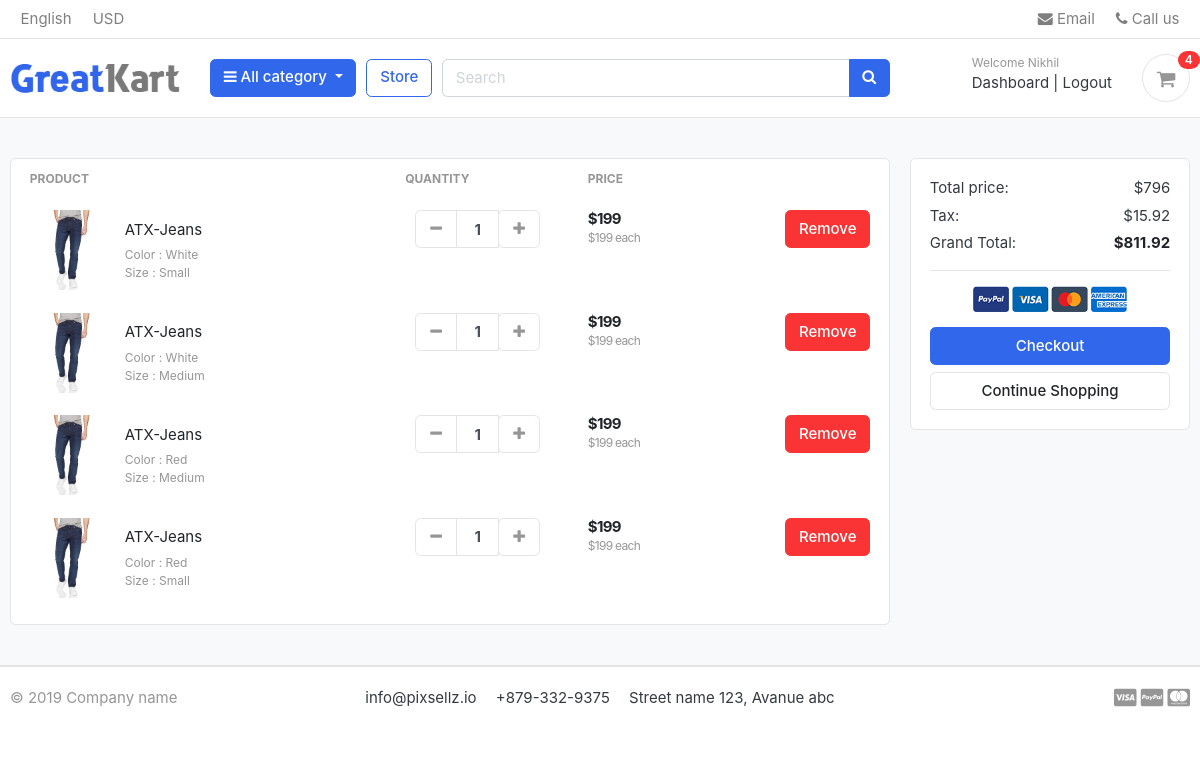
Screenshot of /cart/ (signed in) with the database file from the repository.
### accounts/models.py (models this page shows, shortened)
class Account(AbstractBaseUser):
    first_name      = models.CharField(max_length=50)
    last_name       = models.CharField(max_length=50)
    username        = models.CharField(max_length=50, unique=True)
    email           = models.EmailField(max_length=100, unique=True)
    phone_number    = models.CharField(max_length=50)
    date_joined     = models.DateTimeField(auto_now_add=True)
    last_login      = models.DateTimeField(auto_now_add=True)
    is_admin        = models.BooleanField(default=False)
    is_staff        = models.BooleanField(default=False)
    is_active       = models.BooleanField(default=False)
    is_superadmin   = models.BooleanField(default=False)
    USERNAME_FIELD = 'email'
    REQUIRED_FIELDS = ['username', 'first_name', 'last_name']
    objects = MyAccountManager()

### carts/models.py (models this page shows, shortened)
class CartItem(models.Model):
    user = models.ForeignKey(Account, on_delete=models.CASCADE, null=True)
    product = models.ForeignKey(Product, on_delete=models.CASCADE, null=True)
    variations = models.ManyToManyField(Variation, blank=True)
    cart = models.ForeignKey(Cart, on_delete=models.CASCADE, null=True)
    quantity = models.IntegerField()
    is_active = models.BooleanField(default=True)
    def sub_total(self):
        return self.product.price * self.quantity

### store/models.py (models this page shows, shortened)
class Product(models.Model):
    product_name      = models.CharField(max_length=200, unique= True)
    slug             = models.SlugField(max_length=200, unique= True)
    description       = models.TextField(max_length=500, blank=True)
    price             = models.IntegerField()
    images            = models.ImageField(upload_to = 'photos/products')
    stock             = models.IntegerField()
    is_available      = models.BooleanField(default= True)
    category          = models.ForeignKey(Category, on_delete= models.CASCADE)
    created_date      = models.DateTimeField(auto_now_add = True)
    modified_date     = models.DateTimeField(auto_now = True)
    def get_url(self):
        return reverse('product_detail', args=[self.category.slug, self.slug])

class Variation(models.Model):
    product                = models.ForeignKey(Product, on_delete = models.CASCADE)
    variation_category     = models.CharField(max_length=100, choices = variation_category_choice)
    variation_value        = models.CharField(max_length=100)
    is_active              = models.BooleanField(default=True)
    created_date           = models.DateTimeField(auto_now=True)
    objects = VariationManager()

### carts/views.py (the view)
# urls.py: path('', views.cart, name='cart'),
def cart(request, total=0, quantity=0, cart_items=None):
    try:
        tax = 0
        grand_total= 0
        if request.user.is_authenticated:
            cart_items = CartItem.objects.filter(user = request.user, is_active=True)
        else:
            cart = Cart.objects.get(cart_id=_cart_id(request))
            cart_items = CartItem.objects.filter(cart=cart, is_active=True)
        for cart_item in cart_items:
            total += (cart_item.product.price * cart_item.quantity)
            quantity += cart_item.quantity
        tax = (2*total)/100
        grand_total = total + tax
    except ObjectDoesNotExist:
        pass
    context = {
        'total': total,
        'quantity': quantity,
        'cart_items': cart_items,
        'tax': tax,
        'grand_total': grand_total,
    }
    return render(request, 'store/cart.html', context)

### carts/context_processors.py (called while the page is built)
def counter(request):
    cart_count = 0
    if 'admin' in request.path:
        return {}
    else:
        try:
            cart = Cart.objects.filter(cart_id=_cart_id(request))
            if request.user.is_authenticated:
                cart_items = CartItem.objects.all().filter(user=request.user)
            else:
                cart_items = CartItem.objects.all().filter(cart=cart[:1])
            for cart_item in cart_items:
                cart_count += cart_item.quantity
        except DoesNotExist:
            cart_count = 0
    return dict(cart_count=cart_count)

### carts/views.py (called while the page is built)
def _cart_id(request):
    cart = request.session.session_key
    if not cart:
        cart = request.session.create()
    return cart

### category/context_processors.py (called while the page is built)
def menu_links(request):
    links = Category.objects.all()
    return dict(links = links)

### category/models.py (called while the page is built)
    def get_url(self):
        return reverse('products_by_category', args = [self.slug])

### templates/store/cart.html (shortened to what this page needs)
{% extends 'base.html' %}
{% load static %}
{% block content %}
<section class="section-content padding-y bg">
    <div class="container">
    {% if not cart_items %}
    <h2 class = "text-center "> Your Shopping cart is Empty </h2>
    <br>
    <div class = "text-center">
        <a href = "{% url 'store' %}" class = 'btn btn-primary'>Continue Shopping </a>
    </div>
    {% else %}
    <div class="row">
        <aside class="col-lg-9">
    <div class="card">
    <table class="table table-borderless table-shopping-cart">
    <thead class="text-muted">
    <tr class="small text-uppercase">
      <th scope="col">Product</th>
      <th scope="col" width="120">Quantity</th>
      <th scope="col" width="120">Price</th>
      <th scope="col" class="text-right" width="200"> </th>
    </tr>
    </thead>
    <tbody>
    {% for cart_item in cart_items %}
    <tr>
        <td>
            <figure class="itemside align-items-center">
                <div class="aside"><img src="{{ cart_item.product.images.url }}" class="img-sm"></div>
                <figcaption class="info">
                    <a href="{{ cart_item.product.get_url }}" class="title text-dark">{{ cart_item.product.product_name }}</a>
                    <p class="text-muted small">
                        {% if cart_item.variations.all %}
                            {% for item in cart_item.variations.all %}
                                {{ item.variation_category | capfirst }} : {{ item.variation_value | capfirst }} <br>
                            {% endfor %}
                        {% endif %}
                    </p>
                </figcaption>
            </figure>
        </td>
        <td>
                        <div class="col">
                            <div class="input-group input-spinner">
                                <div class="input-group-prepend">
                                <a href = "{% url 'remove_cart' cart_item.product.id cart_item.id %}" class="btn btn-light" type="button" id="button-plus"> <i class="fa fa-minus"></i> </a>
                                </div>
                                <input type="text" class="form-control"  value="{{ cart_item.quantity }}">
                                <div class="input-group-append">
                                    <form action = "{% url 'add_cart' cart_item.product.id %}" method = "POST">
                                        <button class="btn btn-light" type="submit" id="button-minus"> <i class="fa fa-plus"></i> </button>
                                    </form>
                                </div>
                            </div>
                        </div>
        </td>
        <td>
            <div class="price-wrap">
                <var class="price">${{ cart_item.sub_total}}</var>
                <small class="text-muted"> ${{ cart_item.product.price}} each </small>
            </div>
        </td>
        <td class="text-right">
        <a href="{% url 'remove_cart_item' cart_item.product.id cart_item.id %}" onclick = "return confirm('Are you sure you want to delete this item?')" class="btn btn-danger"> Remove</a>
        </td>
    </tr>
    {% endfor %}
    </tbody>
    </table>
    </div>
        </aside>
        <aside class="col-lg-3">
            <div class="card">
            <div class="card-body">
                <dl class="dlist-align">
                  <dt>Total price:</dt>
                  <dd class="text-right">${{total}}</dd>
                </dl>
                <dl class="dlist-align">
                  <dt>Tax:</dt>
                  <dd class="text-right"> ${{tax}}</dd>
                </dl>
                <dl class="dlist-align">
                  <dt>Grand Total:</dt>
                  <dd class="text-right text-dark b"><strong>${{grand_total}}</strong></dd>
                </dl>
                <hr>
                <p class="text-center mb-3">
                    <img src="{% static './images/misc/payments.png' %} " height="26">
                </p>
                <a href="{% url 'checkout' %}" class="btn btn-primary btn-block"> Checkout </a>
                <a href="{% url 'store' %}" class="btn btn-light btn-block">Continue Shopping</a>
            </div>
            </div>
    </aside>
    </div>
    {% endif %}
    </div>
    </section>
{% endblock  %}

### templates/includes/navbar.html (shortened to what this page needs)
{% load static %}
<header class="section-header">
    <nav class="navbar p-md-0 navbar-expand-sm navbar-light border-bottom">
    <div class="container">
      <div class="collapse navbar-collapse" id="navbarTop4">
        <ul class="navbar-nav mr-auto">
            <li class="nav-item dropdown">
                 <a href="#" class="nav-link">   English </a>
            </li>
            <li class="nav-item dropdown">
                <a href="#" class="nav-link"> USD </a>
            </li>
        </ul>
        <ul class="navbar-nav">
            <li><a href="#" class="nav-link"> <i class="fa fa-envelope"></i> Email </a></li>
            <li><a href="#" class="nav-link"> <i class="fa fa-phone"></i> Call us </a></li>
        </ul>
      </div>
    </div>
    </nav>
    <section class="header-main border-bottom">
        <div class="container">
    <div class="row align-items-center">
        <div class="col-lg-2 col-md-3 col-6">
            <a href="{% url 'home' %}" class="brand-wrap">
                <img class="logo" src="{% static './images/logo.png'%}">
            </a>
        </div>
        <div class="col-lg col-sm col-md col-6 flex-grow-0">
            <div class="category-wrap dropdown d-inline-block float-right">
                <button type="button" class="btn btn-primary dropdown-toggle" data-toggle="dropdown">
                    <i class="fa fa-bars"></i> All category
                </button>
            </div>
        </div>
        <a href="{% url 'store' %}" class="btn btn-outline-primary">Store</a>
        <div class="col-lg  col-md-6 col-sm-12 col">
            <form action="{% url 'search' %}" class="search" method = "GET">
                <div class="input-group w-100">
                    <input type="text" class="form-control" style="width:60%;" placeholder="Search", name = 'keyword'>
                    <div class="input-group-append">
                      <button class="btn btn-primary" type="submit">
                        <i class="fa fa-search"></i>
                      </button>
                    </div>
                </div>
            </form>
        </div>
        <div class="col-lg-3 col-sm-6 col-8 order-2 order-lg-3">
                    <div class="d-flex justify-content-end mb-3 mb-lg-0">
                        {% if user.id is None %}
                        <div class="widget-header">
                            <small class="title text-muted">Welcome guest!</small>
                            <div>
                                <a href="{% url 'login' %}">Sign in</a> <span class="dark-transp"> | </span>
                                <a href="{% url 'register' %}"> Register</a>
                            </div>
                        </div>
                        {% else %}
                        <div class="widget-header">
                            <small class="title text-muted">Welcome {{user.first_name}} </small>
                            <div>
                                <a href="{% url 'dashboard' %}">Dashboard</a> <span class="dark-transp"> | </span>
                                <a href="{% url 'logout' %}"> Logout</a>
                            </div>
                        </div>
                        {% endif %}
                        <a href="{% url 'cart' %}" class="widget-header pl-3 ml-3">
                            <div class="icon icon-sm rounded-circle border"><i class="fa fa-shopping-cart"></i></div>
                            <span class="badge badge-pill badge-danger notify">{{cart_count}}</span>
                        </a>
                    </div>
                </div>
    </div>
        </div>
    </section>
    </header>

### static/css/ui.css (style rules this page uses)
html { font-family: "Inter", sans-serif; font-size: 15px; }
.price-wrap { letter-spacing: -0.7px; }
.icon-xs, .icon-sm, .icon-md, .icon-lg { display: inline-block; text-align: center; flex-shrink: 0; flex-grow: 0; }
.icon-sm { width: 48px; height: 48px; line-height: 48px !important; font-size: 20px; }
.img-xs, .img-sm, .img-md, .img-lg { -o-object-fit: cover; object-fit: cover; flex-shrink: 0; flex-grow: 0; }
.img-sm { width: 80px; height: 80px; }
.padding-y { padding-top: 40px; padding-bottom: 40px; }
var { font-style: normal; }
figure { margin-bottom: 0; }
.bg { background-color: #f8f9fa; }
.b { font-weight: 600; }
p:last-child { margin-bottom: 0; }
.header-main { position: relative; padding-top: 1rem; padding-bottom: 1rem; }
.brand-wrap .logo, .navbar-brand .logo { margin-right: 7px; max-height: 42px; display: inline-block; }
.widget-header { display: inline-block; vertical-align: middle; position: relative; }
.widget-header a { color: #343a40; }
.widget-header i { color: #969696; }
.widget-header .title { display: block; }
.widget-header .notify { position: absolute; top: -3px; right: -10px; }
.btn-light { background-color: #fff; border-color: #e4e4e4; }
.btn-light i { color: #969696; }
.itemside { position: relative; display: flex; width: 100%; }
.itemside .aside { position: relative; flex-shrink: 0; }
.itemside .info { padding-left: 15px; padding-right: 7px; }
.itemside p { margin-bottom: 0; }
.itemside .title { display: block; margin-bottom: 5px; color: #212529; }
[class*=dlist-] { margin-bottom: 5px; }
[class*=dlist-] dd { margin-bottom: 0; }
.dlist-align { display: flex; }
.dlist-align dt { width: 150px; word-wrap: break-word; font-weight: normal; }
.dlist-align dd { flex-grow: 1; }
.notify { position: absolute; top: -4px; right: -10px; display: inline-block; padding: 0.25em 0.6em; font-size: 12px; line-height: 1; text-align: center; border-radius: 3rem; color: #fff; background-color: #fa3434; }
.price { font-weight: 600; color: #212529; }
.input-spinner { width: 125px; flex-wrap: nowrap; display: inline-flex; vertical-align: middle; }
.input-spinner input.form-control { text-align: center; max-width: 46px; font-weight: bold; flex-basis: 46px; border-color: #e4e4e4; flex-grow: 0; }
.input-spinner .btn { width: 42px; text-align: center; padding-left: 0.5rem; padding-right: 0.5rem; }
.table-shopping-cart.table td, .table-shopping-cart.table th { padding-left: 1.25rem; padding-right: 1.25rem; }
.table-shopping-cart .price-wrap { line-height: 1.2; }
.table-shopping-cart .price { font-weight: bold; margin-right: 5px; display: block; }

### rows the page displays
Account: first_name "Nikhil"
CartItem: product.images (picture), product.product_name "ATX-Jeans", quantity "1", sub_total "199", product.price "199"
Variation: variation_category "Color", variation_value "White"
Variation: variation_category "Size", variation_value "Small"
CartItem: product.images (picture), product.product_name "ATX-Jeans", quantity "1", sub_total "199", product.price "199"
Variation: variation_category "Size", variation_value "Medium"
CartItem: product.images (picture), product.product_name "ATX-Jeans", quantity "1", sub_total "199", product.price "199"
Variation: variation_category "Color", variation_value "Red"
CartItem: product.images (picture), product.product_name "ATX-Jeans", quantity "1", sub_total "199", product.price "199"

### other values shown
{{ cart_count }} "4"
{{ total }} "796"
{{ tax }} "15.92"
{{ grand_total }} "811.92"
